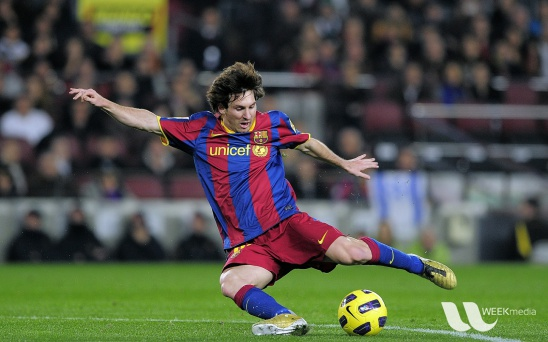
#> input picture cv16/messi5.jpg, 548 x 342 px
$ python bai16.py
#> lines starting #> are read from the running program, lines starting #| are printed output that depends on the picture
import cv2
import matplotlib.pyplot as plt

image = cv2.imread('messi5.jpg')
#> image is the input picture: shape (342, 548, 3); mean B, G, R 72.4, 86, 82.2
level1 = image
level2 = cv2.pyrDown(level1)
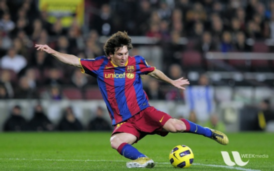
#> level2: shape (171, 274, 3); mean B, G, R 72.4, 85.9, 82.1
level3 = cv2.pyrDown(level2)
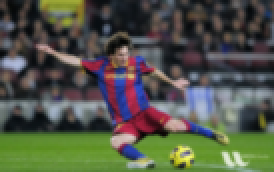
#> level3: shape (86, 137, 3) (shown 2 times larger); mean B, G, R 72.3, 86, 82.1
level4 = cv2.pyrDown(level3)
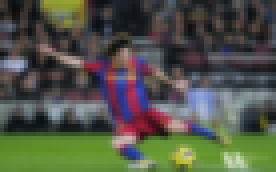
#> level4: shape (43, 69, 3) (shown 4 times larger); mean B, G, R 72.2, 85.6, 81.8

plt.figure()
plt.subplot(411), plt.imshow(level4)
plt.subplot(412), plt.imshow(level3)
plt.subplot(413), plt.imshow(level2)
plt.subplot(414), plt.imshow(level1)
plt.show()
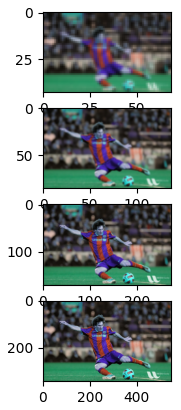
#> figure drawn by matplotlib, 4 panels; B, G, R data is drawn as R, G, B

$ run again, with cv16/apple.jpg copied over cv16/messi5.jpg
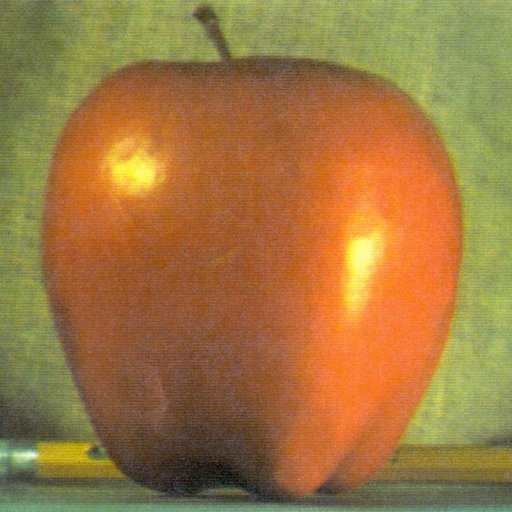
#> input picture cv16/apple.jpg, 512 x 512 px
#> image is the input picture: shape (512, 512, 3); mean B, G, R 64.8, 119.7, 159.1
#> `level4 = cv2.pyrDown(level3)`:
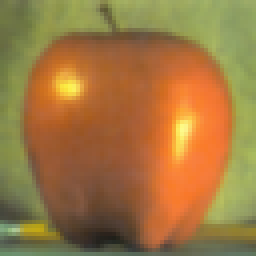
#> level4: shape (64, 64, 3) (shown 4 times larger); mean B, G, R 64.5, 119.5, 159.1
#> `plt.show()`:
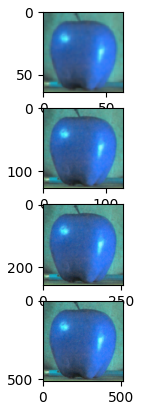
#> figure drawn by matplotlib, 4 panels; B, G, R data is drawn as R, G, B
